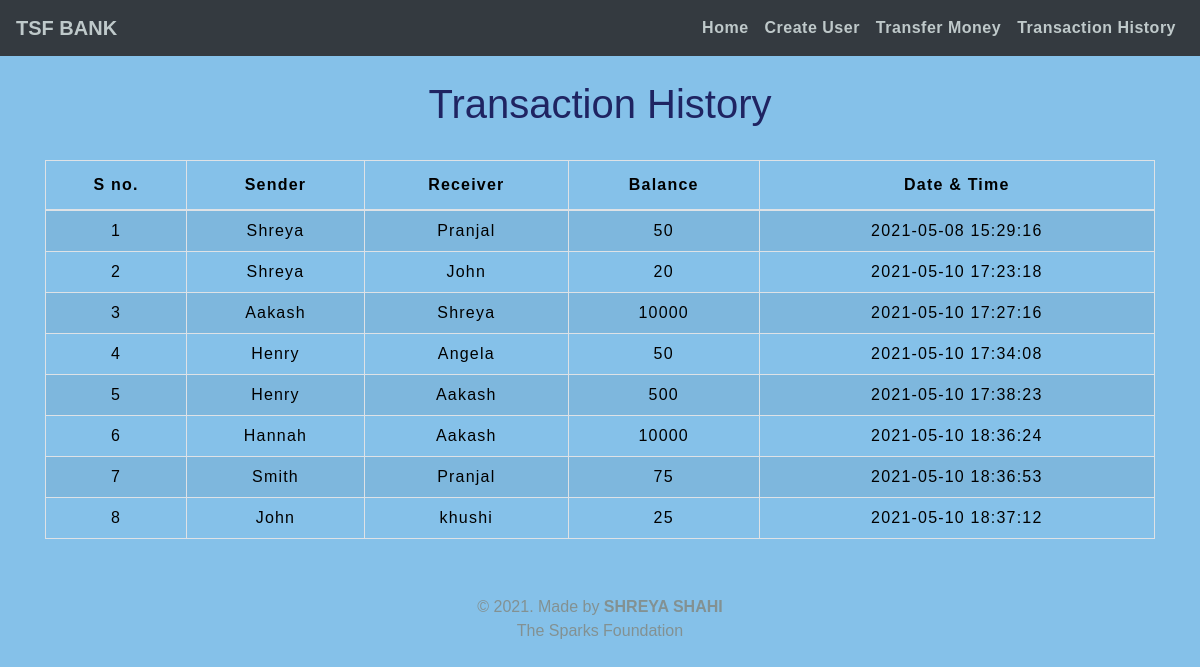
/transaction.php, run on the app's committed database.
### tables this page shows
CREATE TABLE `transaction` (
  `S no.` int(4) NOT NULL,
  `Sender` text NOT NULL,
  `Receiver` text NOT NULL,
  `Balance` int(6) NOT NULL,
  `Date` datetime NOT NULL DEFAULT current_timestamp() ON UPDATE current_timestamp()
);

### transaction.php (the view, shortened to what this page needs)
<!DOCTYPE html>
<html lang="en">
<head>
    <link rel="stylesheet" href="https://stackpath.bootstrapcdn.com/bootstrap/4.5.2/css/bootstrap.min.css">
</head>
<body style="background-color : #85C1E9;">
<?php
  include 'navbar.php';
?>
	<div class="container">
        <h2 class="text-center pt-4" style="color : #1F2462; font-family: 'Raleway', sans-serif;">Transaction History</h2>
       <br>
       <div class="table-responsive-sm">
    <table class="table table-hover table-striped table-condensed table-bordered">
        <thead style="color : black;">
            <tr>
                <th class="text-center">S no.</th>
                <th class="text-center">Sender</th>
                <th class="text-center">Receiver</th>
                <th class="text-center">Balance</th>
                <th class="text-center">Date & Time</th>
            </tr>
        </thead>
        <tbody>
        <?php
            include 'config.php';
            $sql ="select * from transaction";
            $query =mysqli_query($conn, $sql);
            while($rows = mysqli_fetch_assoc($query))
            {
        ?>
            <tr style="color : black;">
            <td class="py-2"><?php echo $rows['S no.']; ?></td>
            <td class="py-2"><?php echo $rows['Sender']; ?></td>
            <td class="py-2"><?php echo $rows['Receiver']; ?></td>
            <td class="py-2"><?php echo $rows['Balance']; ?> </td>
            <td class="py-2"><?php echo $rows['Date']; ?> </td>
        <?php
            }
        ?>
        </tbody>
    </table>
    </div>
</div>
        <footer class="text-center mt-5 py-2" style="color: #839192;">
            <p>&copy 2021. Made by <b>SHREYA SHAHI</b> <br> The Sparks Foundation</p>
        </footer>
</body>
</html>

### transaction.php (style rules this page uses)
* { padding: 0; margin: 0; box-sizing: border-box; font-family: sans-serif; }
h2 { font-size: 40px; }
table { letter-spacing: 1.2px; }
td { text-align: center; }

### data on the page
transaction: value "1", Sender "Shreya", Receiver "Pranjal", Balance "50", Date "2021-05-08 15:29:16"
transaction: value "2", Sender "Shreya", Receiver "John", Balance "20", Date "2021-05-10 17:23:18"
transaction: value "3", Sender "Aakash", Receiver "Shreya", Balance "10000", Date "2021-05-10 17:27:16"
transaction: value "4", Sender "Henry", Receiver "Angela", Balance "50", Date "2021-05-10 17:34:08"
transaction: value "5", Sender "Henry", Receiver "Aakash", Balance "500", Date "2021-05-10 17:38:23"
transaction: value "6", Sender "Hannah", Receiver "Aakash", Balance "10000", Date "2021-05-10 18:36:24"
transaction: value "7", Sender "Smith", Receiver "Pranjal", Balance "75", Date "2021-05-10 18:36:53"
transaction: value "8", Sender "John", Receiver "khushi", Balance "25", Date "2021-05-10 18:37:12"
